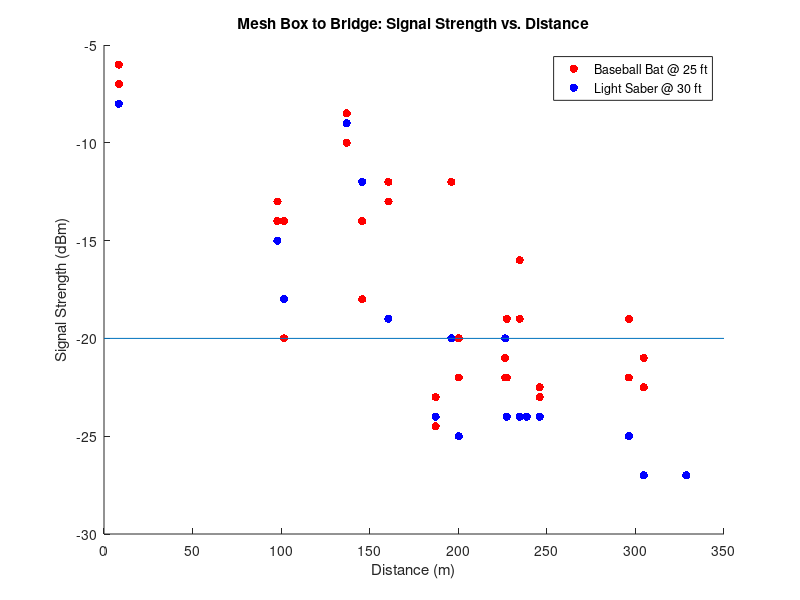
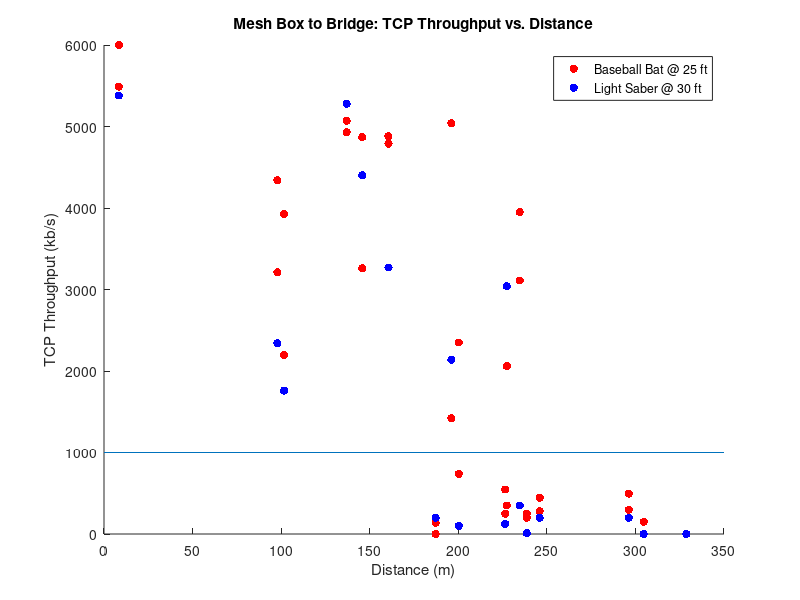

The MATLAB source for these figures, in order:
%JOES_DATA.M
%This is Joseph Camp's data from 25 ft meshbox with baseball bat antenna to
%ethernet bridge.

distvec = [8.40808
97.85968
145.73388
226.42552
227.42552
238.7228
304.70956
328.69296
245.96412
187.2372
296.32
200.31232
101.61924
136.99244
234.68544
160.54988
196.07124
];

%Baseball Bat at 25 feet

bb_dbmvec1 = [-6
-13
-14
-21
-19
-24
-21
-inf
-22.5
-23
-19
-20
-14
-8.5
-16
-12
-12
];

bb_dbmvar1 = [1
2
2
3
2
1
1
0
0.5
1
2
1
2
0.5
2
1
1
];

bb_tcpvec1 = [6000
4340
4870
546
2060
200
150
0
280
0
496
737
3930
5070
3110
4790
5040
];

%Second set of baseball bat measurements

bb_dbmvec2 = [-7
-14
-18
-22
-22
-24
-22.5
-inf
-23
-24.5
-22
-22
-20
-10
-19
-13
-20
];

bb_dbmvar2 = [1
2
5
2
2
1
2.5
0
3
1.5
2
2
3
1
2
3
3
];

bb_tcpvec2 = [5490
3210
3260
250
350
250
150
0
446
137
298
2350
2200
4930
3950
4880
1420
];

% dbmmat = [(dbmvec1 - dbmvar1) dbmvec1 (dbmvec1 + dbmvar1) (dbmvec2 - dbmvar2) dbmvec2 (dbmvec2 + dbmvar2)];
bb_dbmmat = [bb_dbmvec1; bb_dbmvec2];
bb_distvec = [distvec; distvec];
bb_tcpvec = [bb_tcpvec1; bb_tcpvec2];
bb_mwmat = 10.^(bb_dbmmat./10);

%Light Saber at 28 feet

ls_dbmvec = [-8
-15
-12
-20
-24
-24
-27
-27
-24
-24
-25
-25
-18
-9
-24
-19
-20];

ls_dbmvarvec = [0
2
1
1
2
4
0
0
2
1
1
1
1
1
1
2
2
];

ls_tcpvec = [5380
2340
4400
125
3040
10
0
0
200
200
200
100
1760
5280
350
3270
2140
];

ls_mwvec = 10.^(ls_dbmvec./10); %light saber received signal power in mW

%Visualization section

figure
hold on
scatter(bb_distvec,bb_dbmmat,'r','filled')
scatter(distvec,ls_dbmvec,'b','filled')
line([0 350],[-20 -20]);
legend('Baseball Bat @ 25 ft','Light Saber @ 30 ft')
xlabel('Distance (m)')
ylabel('Signal Strength (dBm)')
title('Mesh Box to Bridge: Signal Strength vs. Distance')
print -depsc bridge_signal_vs_dist

figure
hold on
scatter(bb_distvec,bb_tcpvec,'r','filled')
scatter(distvec,ls_tcpvec,'b','filled')
line([0 350],[1000 1000])
legend('Baseball Bat @ 25 ft','Light Saber @ 30 ft')
xlabel('Distance (m)')
ylabel('TCP Throughput (kb/s)')
title('Mesh Box to Bridge: TCP Throughput vs. Distance')
print -depsc bridge_throughput_vs_dist

% interceptlow = 2.5;
% intercepthigh = 1;
% alphalow = 1.2;
% alphahigh = 0.5;
% sortdist = min(distvec):max(distvec);
% colorvec = ['b','g','r','c','m','y','k'];
% lowbound = interceptlow * (sortdist.^(-alphalow));
% upbound = intercepthigh * (sortdist.^(-alphahigh));

% plot(sortdist,lowbound,'b')
% plot(sortdist,upbound,'r')